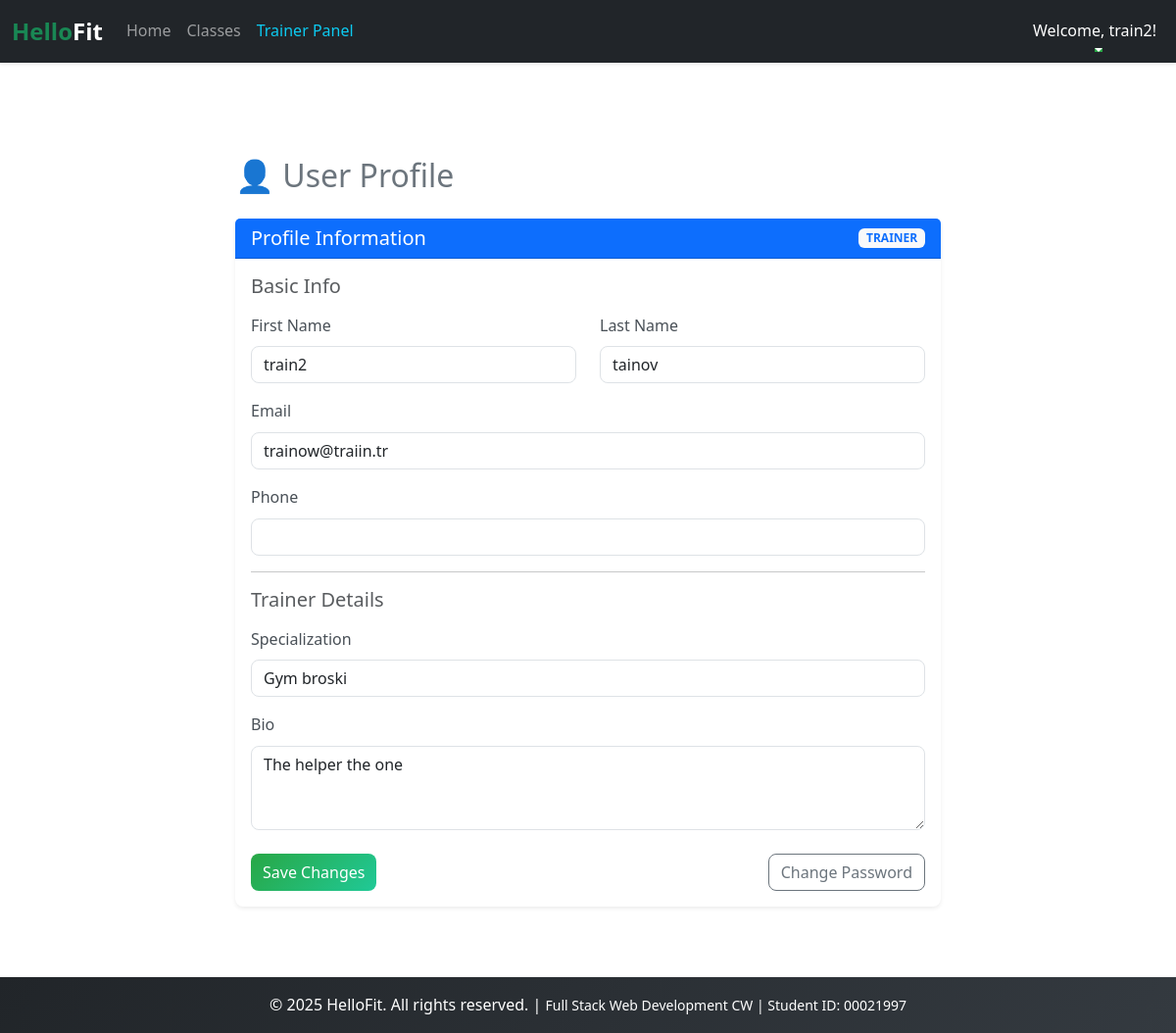
Screenshot of /auth/profile/ (signed in) with the database file from the repository.
### users/models.py (models this page shows, shortened)
class User(AbstractUser):
    ROLES = [
        ('member', 'Member'),
        ('trainer', 'Trainer'),
        ('staff', 'Staff'),
    ]
    role = models.CharField(max_length=10, choices=ROLES, default='member')
    phone = models.CharField(max_length=12, blank=True)
    join_date = models.DateTimeField(auto_now_add=True)

class Trainer(models.Model):
    user = models.OneToOneField(User, on_delete=models.CASCADE, primary_key=True)
    specialization = models.CharField(max_length=50)
    bio = models.TextField(blank=True)

### users/views.py (the view)
# urls.py: path('profile/', user_profile, name='profile'),
@login_required
def user_profile(request):
    user = request.user
    trainer_form = None
    if request.method == 'POST':
        user_form = UserProfileUpdateForm(request.POST, instance=user)
        if user.role == 'trainer':
            trainer_form = TrainerProfileUpdateForm(request.POST, instance=user.trainer)
        if user_form.is_valid() and (trainer_form is None or trainer_form.is_valid()):
            user_form.save()
            if trainer_form:
                trainer_form.save()
            messages.success(request, 'Your profile has been updated!')
            return redirect('profile')
    else:
        user_form = UserProfileUpdateForm(instance=user)
        if user.role == 'trainer':
            trainer_form = TrainerProfileUpdateForm(instance=user.trainer)
    context = {
        'user_form': user_form,
        'trainer_form': trainer_form
    }
    return render(request, 'users/profile.html', context)

### users/forms.py
class UserProfileUpdateForm(forms.ModelForm):
    class Meta:
        model = User
        fields = ['first_name', 'last_name', 'email', 'phone']
        widgets = {
            'first_name': forms.TextInput(attrs={'class': 'form-control'}),
            'last_name': forms.TextInput(attrs={'class': 'form-control'}),
            'email': forms.EmailInput(attrs={'class': 'form-control'}),
            'phone': forms.TextInput(attrs={'class': 'form-control'}),
        }

class TrainerProfileUpdateForm(forms.ModelForm):
    class Meta:
        model = Trainer
        fields = ['specialization', 'bio']
        widgets = {
            'specialization': forms.TextInput(attrs={'class': 'form-control'}),
            'bio': forms.Textarea(attrs={'class': 'form-control', 'rows': 3}),
        }

### users/templates/users/profile.html (shortened to what this page needs)
{% extends 'base.html' %}
{% block content %}
<div class="container mt-5">
    <div class="row justify-content-center">
        <div class="col-md-8">
            <h2 class="mb-4 text-secondary">👤 User Profile</h2>
            <div class="card shadow-sm mb-4">
                <div class="card-header bg-primary text-white d-flex justify-content-between align-items-center">
                    <h5 class="mb-0">Profile Information</h5>
                    <span class="badge bg-light text-primary">{{ user.role|upper }}</span>
                </div>
                <div class="card-body">
                    <form method="post">
                        <h5 class="text-muted mb-3">Basic Info</h5>
                        <div class="row">
                            <div class="col-md-6 mb-3">
                                <label for="{{ user_form.first_name.id_for_label }}" class="form-label">First
                                    Name</label>
                                {{ user_form.first_name }}
                            </div>
                            <div class="col-md-6 mb-3">
                                <label for="{{ user_form.last_name.id_for_label }}" class="form-label">Last Name</label>
                                {{ user_form.last_name }}
                            </div>
                        </div>
                        <div class="mb-3">
                            <label for="{{ user_form.email.id_for_label }}" class="form-label">Email</label>
                            {{ user_form.email }}
                        </div>
                        <div class="mb-3">
                            <label for="{{ user_form.phone.id_for_label }}" class="form-label">Phone</label>
                            {{ user_form.phone }}
                        </div>
                        {% if trainer_form %}
                        <hr>
                        <h5 class="text-muted mb-3">Trainer Details</h5>
                        <div class="mb-3">
                            <label for="{{ trainer_form.specialization.id_for_label }}"
                                class="form-label">Specialization</label>
                            {{ trainer_form.specialization }}
                        </div>
                        <div class="mb-3">
                            <label for="{{ trainer_form.bio.id_for_label }}" class="form-label">Bio</label>
                            {{ trainer_form.bio }}
                        </div>
                        {% endif %}
                        <div class="d-flex justify-content-between mt-4">
                            <button type="submit" class="btn btn-success">Save Changes</button>
                            <a href="{% url 'change_password' %}" class="btn btn-outline-secondary">Change Password</a>
                        </div>
                    </form>
                </div>
            </div>
        </div>
    </div>
</div>
{% endblock content %}

### templates/base.html (shortened to what this page needs)
{% load static %}
<!DOCTYPE html>
<html lang="en">
<head>
    <link href="https://cdn.jsdelivr.net/npm/bootstrap@5.3.3/dist/css/bootstrap.min.css" rel="stylesheet"
>
    <link rel="stylesheet" href="{% static 'css/style.css' %}">
</head>
<body style="display:flex;min-height:100vh;flex-direction:column;">
    <header>
        <nav class="navbar navbar-expand-lg navbar-dark bg-dark shadow-sm">
            <div class="container-fluid">
                <a class="navbar-brand fs-4 fw-bold text-success" href="{% url 'home' %}">
                    Hello<span class="text-white">Fit</span>
                </a>
                <div class="collapse navbar-collapse" id="navbarNav">
                    <ul class="navbar-nav me-auto mb-2 mb-lg-0">
                        <li class="nav-item">
                            <a class="nav-link" href="{% url 'home' %}">Home</a>
                        </li>
                        <li class="nav-item">
                            <a class="nav-link" href="{% url 'classes' %}">Classes</a>
                        </li>
                        {% if user.is_authenticated %}
                        {% if user.role == 'member' %}
                        <li class="nav-item">
                            <a class="nav-link text-warning" href="{% url 'member_dashboard' %}">My Dashboard</a>
                        </li>
                        {% elif user.role == 'trainer' %}
                        <li class="nav-item">
                            <a class="nav-link text-info" href="{% url 'trainer_dashboard' %}">Trainer Panel</a>
                        </li>
                        {% elif user.role == 'staff' %}
                        <li class="nav-item">
                            <a class="nav-link text-danger" href="{% url 'staff_dashboard' %}">Staff Admin</a>
                        </li>
                        {% endif %}
                        {% endif %}
                    </ul>
                    <ul class="navbar-nav ms-auto">
                        {% if user.is_authenticated %}
                        <li class="nav-item dropdown">
                            <a class="nav-link dropdown-toggle text-white" href="#" id="navbarDropdown" role="button"
                                data-bs-toggle="dropdown" aria-expanded="false">
                                Welcome, {{ user.first_name|default:user.username }}!
                            </a>
                        </li>
                        {% endif %}
                    </ul>
                </div>
            </div>
        </nav>
    </header>
    <main class="container my-5">
        {% block content %}
        {% endblock content %}
    </main>
    <footer class="bg-dark text-white text-center py-3 mt-auto">
        <div class="container">
            <p class="mb-0">
                &copy; 2025 HelloFit. All rights reserved. |
                <small>Full Stack Web Development CW | Student ID: 00021997</small>
            </p>
        </div>
    </footer>
</body>
</html>

### static/css/style.css (style rules this page uses)
:root { --primary-green: #28a745; --dark-bg: #212529; --light-gray: #f8f9fa; --border-radius: 8px; --transition-speed: 0.3s; }
body { font-family: 'Segoe UI', Tahoma, Geneva, Verdana, sans-serif; line-height: 1.6; }
html { scroll-behavior: smooth; }
.btn { border-radius: var(--border-radius); transition: all var(--transition-speed) ease; font-weight: 500; }
.btn-success { background: linear-gradient(135deg, #28a745 0%, #20c997 100%); border: none; }
.card { border-radius: var(--border-radius); border: none; box-shadow: 0 2px 8px rgba(0, 0, 0, 0.1); transition: all var(--transition-speed) ease; }
.form-control, .form-select { border-radius: var(--border-radius); border: 1px solid #dee2e6; transition: all var(--transition-speed) ease; }
.form-label { font-weight: 500; color: #495057; margin-bottom: 0.5rem; }
.navbar { box-shadow: 0 2px 4px rgba(0, 0, 0, 0.1); }
.navbar-brand { transition: all var(--transition-speed) ease; }
.nav-link { position: relative; transition: all var(--transition-speed) ease; }
.nav-link::after { content: ''; position: absolute; bottom: 0; left: 50%; width: 0; height: 2px; background: var(--primary-green); transition: all var(--transition-speed) ease; transform: translateX(-50%); }
footer { background: linear-gradient(135deg, var(--dark-bg) 0%, #343a40 100%); }

### rows the page displays
User: first_name "train2", role "TRAINER", last_name "tainov", email "trainow@traiin.tr"
Trainer: specialization "Gym broski", bio "The helper the one"
